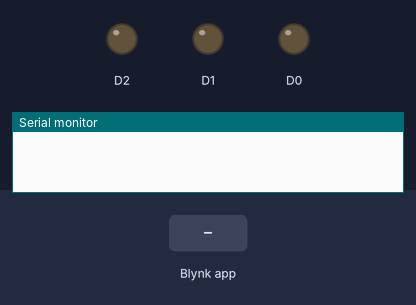
Bench run of a sketch on a simulated ESP8266 (NodeMCU). On the bench: output pins drawn as LEDs (lit = HIGH), the last lines printed to the serial monitor. Inputs (shaded band) come from the test bench. WiFi joins after 1.5 s; servers stay silent unless stated.

Above: at 3.5 s.
3.6 s: Blynk app writes 1 to V0
At 4.2 s:
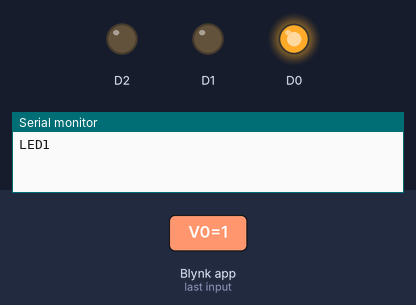
5.1 s: Blynk app writes 1 to V1
At 6.3 s:
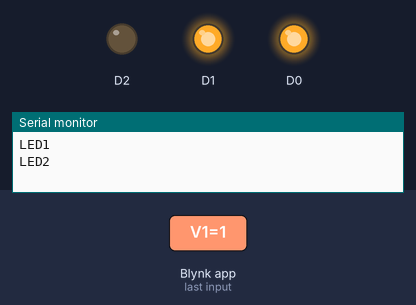
6.6 s: Blynk app writes 1 to V2
At 7.7 s:
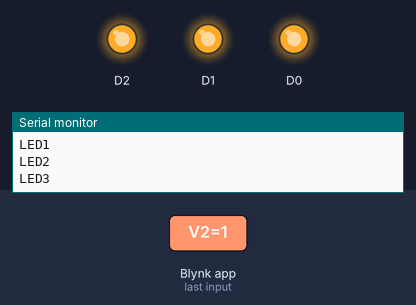
8.1 s: Blynk app writes 0 to V0
At 8.8 s:
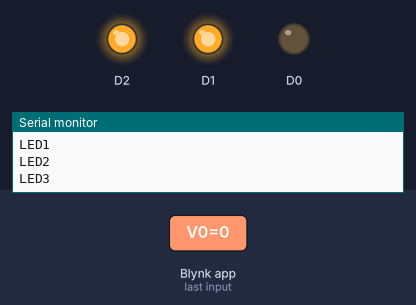
9.6 s: Blynk app writes 0 to V1
At 9.9 s:
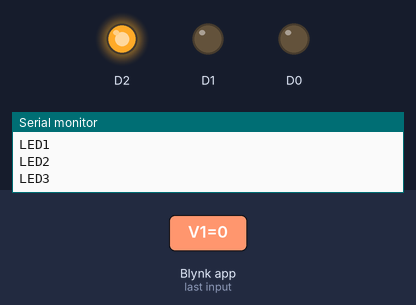
11.1 s: Blynk app writes 0 to V2
At 12.3 s:
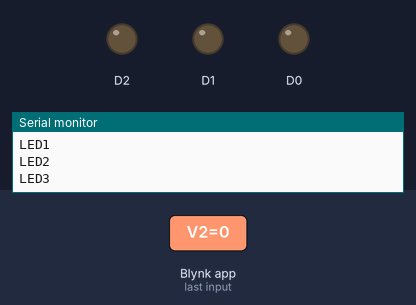
Timing chart, 0 to 13.6 s (numbered marks = the images above; inputs shaded):
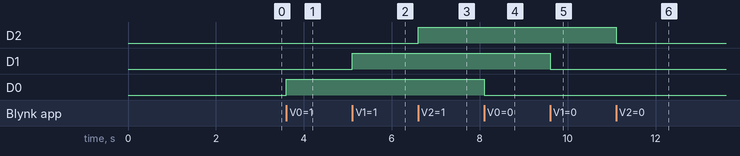

The sketch:

IOT_kit_BLINK.ino
```cpp
#include "Arduino.h"
#define BLYNK_TEMPLATE_ID "TMPLtytrw0FG"
#define BLYNK_DEVICE_NAME "MOBILE SWITCH"
#define BLYNK_AUTH_TOKEN "KnWCAAiMUWs8XbiJqF2tHBpAjqfEVUSn"
#define BLYNK_PRINT Serial
#include <ESP8266WiFi.h>
#include <BlynkSimpleEsp8266.h>
char auth[] = BLYNK_AUTH_TOKEN;
char ssid[] = "Sara";
char pass[] = "badwolfff";
void setup() {
  Serial.begin(115200);
  pinMode(D0, OUTPUT);
  pinMode(D1, OUTPUT);
  pinMode(D2, OUTPUT);
  Blynk.begin(auth, ssid, pass);
  delay(500);
}
BLYNK_WRITE(V0)
{
if(param.asInt() == 1)
  {
    Serial.println(param.asInt()+" LED1");
    digitalWrite(D0,HIGH);
  }
  else
  {
    digitalWrite(D0,LOW);
  }
}
BLYNK_WRITE(V1)
{
if(param.asInt() == 1)
  {
    Serial.println(param.asInt()+" LED2");
    digitalWrite(D1,HIGH);
  }
  else
  {
    digitalWrite(D1,LOW);
  }
}
BLYNK_WRITE(V2)
{
if(param.asInt() == 1)
  {
    Serial.println(param.asInt()+" LED3");
     digitalWrite(D2,HIGH);
  }
  else
  {
    digitalWrite(D2,LOW);
  }
}
void loop() {
  Blynk.run();
}
```

Measured:
- after the input at 3.6 s, D0: LOW → HIGH at once
- after the input at 5.1 s, D1: LOW → HIGH at once
- after the input at 6.6 s, D2: LOW → HIGH at once
- after the input at 8.1 s, D0: HIGH → LOW at once
- after the input at 9.6 s, D1: HIGH → LOW at once
- after the input at 11.1 s, D2: HIGH → LOW at once
